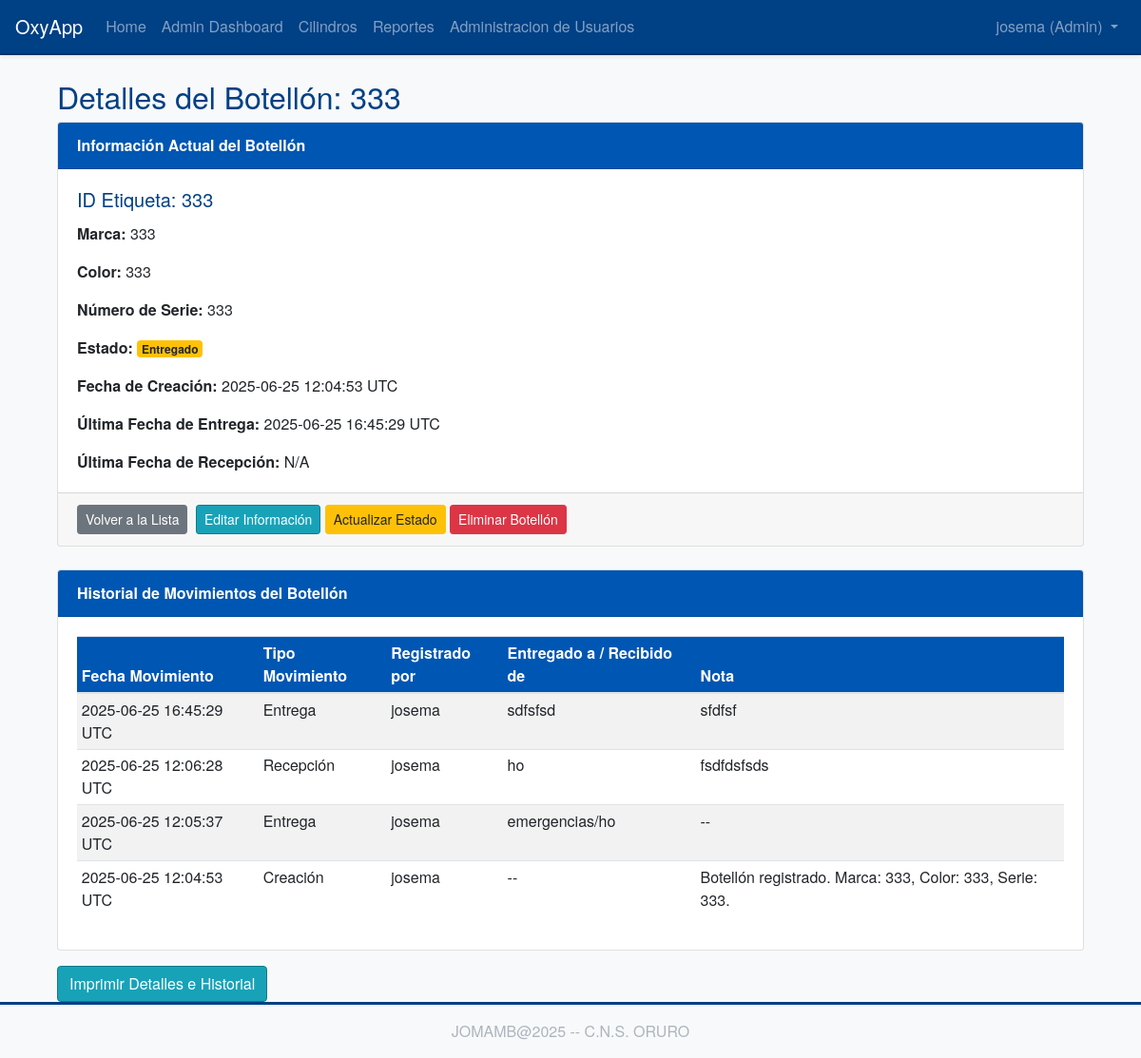
The page /cylinders/3 (signed in) on the database its author committed.
### app/models/user.py (models this page shows, shortened)
class User(UserMixin, db.Model):
    __tablename__ = 'user'
    id = db.Column(db.Integer, primary_key=True)
    username = db.Column(db.String(64), index=True, unique=True, nullable=False)
    email = db.Column(db.String(120), index=True, unique=True, nullable=False)
    password_hash = db.Column(db.String(128))
    nombre = db.Column(db.String(64), index=True, nullable=True)
    apellidos = db.Column(db.String(128), index=True, nullable=True)
    role = db.Column(db.String(10), default='user', nullable=False)
    movimientos_registrados = db.relationship(
        'HistorialMovimiento',
        foreign_keys='HistorialMovimiento.user_id', # Especificar explícitamente la FK
        backref=db.backref('usuario', lazy='joined'),
        lazy='dynamic',
        order_by=lambda: desc(HistorialMovimiento.fecha_movimiento) if HistorialMovimiento else 'historial_movimiento.fecha_movimiento DESC' # Lambda para ordenamiento diferido
    )

### app/models/cylinder.py (models this page shows, shortened)
class Cylinder(db.Model):
    __tablename__ = 'cylinder'
    id = db.Column(db.Integer, primary_key=True)
    cylinder_id_tag = db.Column(db.String(64), index=True, unique=True, nullable=False)
    status = db.Column(db.String(64), default='available', nullable=False)
    creation_date = db.Column(db.DateTime, index=True, default=datetime.utcnow)
    reception_date = db.Column(db.DateTime, nullable=True, index=True)
    delivery_date = db.Column(db.DateTime, nullable=True, index=True)
    marca = db.Column(db.String(80), nullable=True)
    color = db.Column(db.String(50), nullable=True)
    numero_serie = db.Column(db.String(80), nullable=True, index=True)
    esta_activo = db.Column(db.Boolean, default=True, nullable=True, index=True)##solo para pruebas
    historial_movimientos = db.relationship(
        'HistorialMovimiento',
        backref='cilindro',
        lazy='dynamic',
        order_by='HistorialMovimiento.fecha_movimiento.desc()'
    )

### app/models/historial.py (models this page shows, shortened)
class HistorialMovimiento(db.Model):
    __tablename__ = 'historial_movimiento'
    id = db.Column(db.Integer, primary_key=True)
    cylinder_id = db.Column(db.Integer, db.ForeignKey('cylinder.id'), nullable=False, index=True)
    user_id = db.Column(db.Integer, db.ForeignKey('user.id'), nullable=False, index=True)
    tipo_movimiento = db.Column(db.String(20), nullable=False, index=True)
    fecha_movimiento = db.Column(db.DateTime, nullable=False, default=datetime.utcnow, index=True)
    nombre_contraparte = db.Column(db.String(150), nullable=True)
    nota = db.Column(db.Text, nullable=True)

### app/routes/cylinders.py (the view)
@bp.route('/<int:cylinder_id>')
@login_required
def view_cylinder(cylinder_id):
    cylinder = Cylinder.query.get_or_404(cylinder_id) # Obtener siempre, activo o no
    if not cylinder.esta_activo and (not current_user.is_authenticated or current_user.role != 'admin'):
        flash('Este botellón está inactivo y solo los administradores pueden ver sus detalles.', 'warning')
        return redirect(url_for('cylinders.index'))
    movimientos = cylinder.historial_movimientos.all()
    return render_template('cylinders/view_cylinder.html',
                           title=f'Botellón {cylinder.cylinder_id_tag}',
                           cylinder=cylinder,
                           movimientos=movimientos)

### app/models/user.py (called while the page is built)
@login.user_loader
def load_user(id):
    return User.query.get(int(id))

### app/templates/cylinders/view_cylinder.html (shortened to what this page needs)
{% extends "base.html" %}
{% block content %}
<div class="container mt-4">
    <div class="printable-area">
        <h2>Detalles del Botellón: {{ cylinder.cylinder_id_tag }}</h2>
        <div class="card mb-4">
            <div class="card-header">
                Información Actual del Botellón
            </div>
            <div class="card-body">
                <h5 class="card-title">ID Etiqueta: {{ cylinder.cylinder_id_tag }}</h5>
                <p class="card-text"><strong>Marca:</strong> {{ cylinder.marca or 'No especificada' }}</p>
                <p class="card-text"><strong>Color:</strong> {{ cylinder.color or 'No especificado' }}</p>
                <p class="card-text"><strong>Número de Serie:</strong> {{ cylinder.numero_serie or 'No especificado' }}</p>
                <p class="card-text"><strong>Estado:</strong>
                    <span class="badge badge-{% if cylinder.status == 'available' %}success{% elif cylinder.status == 'delivered' %}warning{% elif cylinder.status == 'received' %}info{% elif cylinder.status == 'maintenance' %}secondary{% elif cylinder.status == 'created' %}primary{% else %}light{% endif %}">
                        {% if cylinder.status == 'available' %}Disponible
                        {% elif cylinder.status == 'delivered' %}Entregado
                        {% elif cylinder.status == 'received' %}Recibido
                        {% elif cylinder.status == 'maintenance' %}Mantenimiento
                        {% elif cylinder.status == 'created' %}Creado
                        {% else %}{{ cylinder.status | title }}
                        {% endif %}
                    </span>
                </p>
                <p class="card-text"><strong>Fecha de Creación:</strong> {{ cylinder.creation_date.strftime('%Y-%m-%d %H:%M:%S UTC') if cylinder.creation_date else 'N/A' }}</p>
                <p class="card-text"><strong>Última Fecha de Entrega:</strong> {{ cylinder.delivery_date.strftime('%Y-%m-%d %H:%M:%S UTC') if cylinder.delivery_date else 'N/A' }}</p>
                <p class="card-text"><strong>Última Fecha de Recepción:</strong> {{ cylinder.reception_date.strftime('%Y-%m-%d %H:%M:%S UTC') if cylinder.reception_date else 'N/A' }}</p>
            </div>
            <div class="card-footer no-print">
                <a href="{{ url_for('cylinders.index') }}" class="btn btn-secondary btn-sm">Volver a la Lista</a>
                <a href="{{ url_for('cylinders.edit_cylinder', cylinder_id=cylinder.id) }}" class="btn btn-info btn-sm ml-1">Editar Información</a>
                <a href="{{ url_for('cylinders.update_cylinder_status', cylinder_id=cylinder.id) }}" class="btn btn-warning btn-sm">Actualizar Estado</a>
                {% if current_user.role == 'admin' %}
                <form method="POST" action="{{ url_for('cylinders.delete_cylinder', cylinder_id=cylinder.id) }}" style="display:inline;" onsubmit="return confirm('¿Está seguro de que quiere eliminar el botellón {{ cylinder.cylinder_id_tag }}? Esto no se puede deshacer.');">
                    <input type="submit" value="Eliminar Botellón" class="btn btn-danger btn-sm">
                </form>
                {% endif %}
            </div>
        </div>
        <div class="card">
            <div class="card-header">
                Historial de Movimientos del Botellón
            </div>
            <div class="card-body">
                {% if movimientos %}
                <table class="table table-sm table-striped table-hover">
                    <thead>
                        <tr>
                            <th>Fecha Movimiento</th>
                            <th>Tipo Movimiento</th>
                            <th>Registrado por</th>
                            <th>Entregado a / Recibido de</th>
                            <th>Nota</th>
                        </tr>
                    </thead>
                    <tbody>
                     {% for movimiento in movimientos %}
                        <tr>
                            <td>{{ movimiento.fecha_movimiento.strftime('%Y-%m-%d %H:%M:%S UTC') if movimiento.fecha_movimiento else 'N/A' }}</td>
                            <td>
                                {% if movimiento.tipo_movimiento == 'creacion' %}Creación
                                {% elif movimiento.tipo_movimiento == 'entrega' %}Entrega
                                {% elif movimiento.tipo_movimiento == 'recepcion' %}Recepción
                                {% else %}{{ movimiento.tipo_movimiento | title }}
                                {% endif %}
                            </td>
                            <td>{{ movimiento.usuario.username if movimiento.usuario else 'N/A' }}</td>
                            <td>{{ movimiento.nombre_contraparte or '--' }}</td>
                            <td>{{ movimiento.nota or '--' }}</td>
                        </tr>
                        {% endfor %}
                    </tbody>
                </table>
                {% else %}
                <p>No hay movimientos registrados para este botellón.</p>
                {% endif %}
            </div>
        </div>
          </div>
    <div class="mt-3 no-print">
        <button onclick="window.print();" class="btn btn-info">Imprimir Detalles e Historial</button>
    </div>
</div>
{% endblock %}

### app/templates/base.html (shortened to what this page needs)
<!doctype html>
<html lang="en">
  <head>
    <link rel="stylesheet" href="https://stackpath.bootstrapcdn.com/bootstrap/4.5.2/css/bootstrap.min.css">
    <link rel="stylesheet" href="{{ url_for('static', filename='css/custom.css') }}">
    <link rel="stylesheet" href="{{ url_for('static', filename='css/print.css') }}" media="print">
  </head>
  <body>
    <nav class="navbar navbar-expand-lg navbar-dark bg-primary shadow-sm">
      <a class="navbar-brand" href="{{ url_for('main.index') }}">OxyApp</a>
      <div class="collapse navbar-collapse" id="navbarNav">
        <ul class="navbar-nav mr-auto">
          <li class="nav-item">
            <a class="nav-link" href="{{ url_for('main.index') }}">Home</a>
          </li>
          {% if current_user.is_authenticated %}
            {% if current_user.role == 'user' %}
            <li class="nav-item">
              <a class="nav-link" href="{{ url_for('main.dashboard') }}">Dashboard</a>
            </li>
            {% elif current_user.role == 'admin' %}
            <li class="nav-item">
              <a class="nav-link" href="{{ url_for('admin.dashboard') }}">Admin Dashboard</a>
            </li>
            {% endif %}
          <li class="nav-item">
            <a class="nav-link" href="{{ url_for('cylinders.index') }}">Cilindros</a>
          </li>
          <li class="nav-item">
            <a class="nav-link" href="{{ url_for('reports.index') }}">Reportes</a>
          </li>
          {% if current_user.role == 'admin' %}
          <li class="nav-item">
            <a class="nav-link" href="{{ url_for('admin.manage_users') }}">Administracion de Usuarios</a>
          </li>
          {% endif %}
          {% endif %}
        </ul>
        <ul class="navbar-nav">
          {% if current_user.is_anonymous %}
          <li class="nav-item">
            <a class="nav-link" href="{{ url_for('auth.login') }}">Login</a>
          </li>
          <li class="nav-item">
            <a class="nav-link btn btn-outline-light btn-sm" href="{{ url_for('auth.register') }}">Registro</a>
          </li>
          {% else %}
          <li class="nav-item dropdown">
            <a class="nav-link dropdown-toggle" href="#" id="navbarDropdown" role="button" data-toggle="dropdown" aria-haspopup="true" aria-expanded="false">
              {{ current_user.username }} ({{ current_user.role | title }})
            </a>
          </li>
          {% endif %}
        </ul>
      </div>
    </nav>
    <main role="main" class="container mt-4">
      {% block content %}{% endblock %}
    </main>
    <footer class="footer mt-auto py-3 bg-light text-center">
        <div class="container">
            <span class="text-muted">JOMAMB@2025 -- C.N.S. ORURO</span>
        </div>
    </footer>
  </body>
</html>

### app/static/css/custom.css (style rules this page uses)
body { font-family: 'Helvetica Neue', Helvetica, Arial, sans-serif; background-color: #f8f9fa; color: #212529; }
.navbar-dark.bg-primary { background-color: #004085 !important; border-bottom: 2px solid #003366; }
.navbar-dark .navbar-brand, .navbar-dark .navbar-brand:hover, .navbar-dark .navbar-brand:focus, .navbar-dark .nav-link { color: #ffffff; }
.btn-info { background-color: #17a2b8; border-color: #117a8b; }
.footer { background-color: #343a40; color: #f8f9fa; padding-top: 1.5rem; padding-bottom: 1.5rem; border-top: 3px solid #004085; }
.footer .text-muted { color: #adb5bd !important; }
.card-header { background-color: #0056b3; color: white; font-weight: bold; }
h1, h2, h3, h4, h5, .display-4 { color: #004085; }
.table thead th { background-color: #0056b3; color: #ffffff; }

### rows shown on the page
User: username "josema", role "Admin"
Cylinder: cylinder_id_tag "333", marca "333", color "333", numero_serie "333", creation_date "2025-06-25 12:04:53 UTC", delivery_date "2025-06-25 16:45:29 UTC", reception_date "N/A"
HistorialMovimiento: fecha_movimiento "2025-06-25 16:45:29 UTC", tipo_movimiento "Entrega", usuario "josema", nombre_contraparte "sdfsfsd", nota "sfdfsf"
HistorialMovimiento: fecha_movimiento "2025-06-25 12:06:28 UTC", tipo_movimiento "Recepción", usuario "josema", nombre_contraparte "ho", nota "fsdfdsfsds"
HistorialMovimiento: fecha_movimiento "2025-06-25 12:05:37 UTC", tipo_movimiento "Entrega", usuario "josema", nombre_contraparte "emergencias/ho", nota "--"
HistorialMovimiento: fecha_movimiento "2025-06-25 12:04:53 UTC", tipo_movimiento "Creación", usuario "josema", nombre_contraparte "--", nota "Botellón registrado. Marca: 333, Color: 333, Serie: 333."
